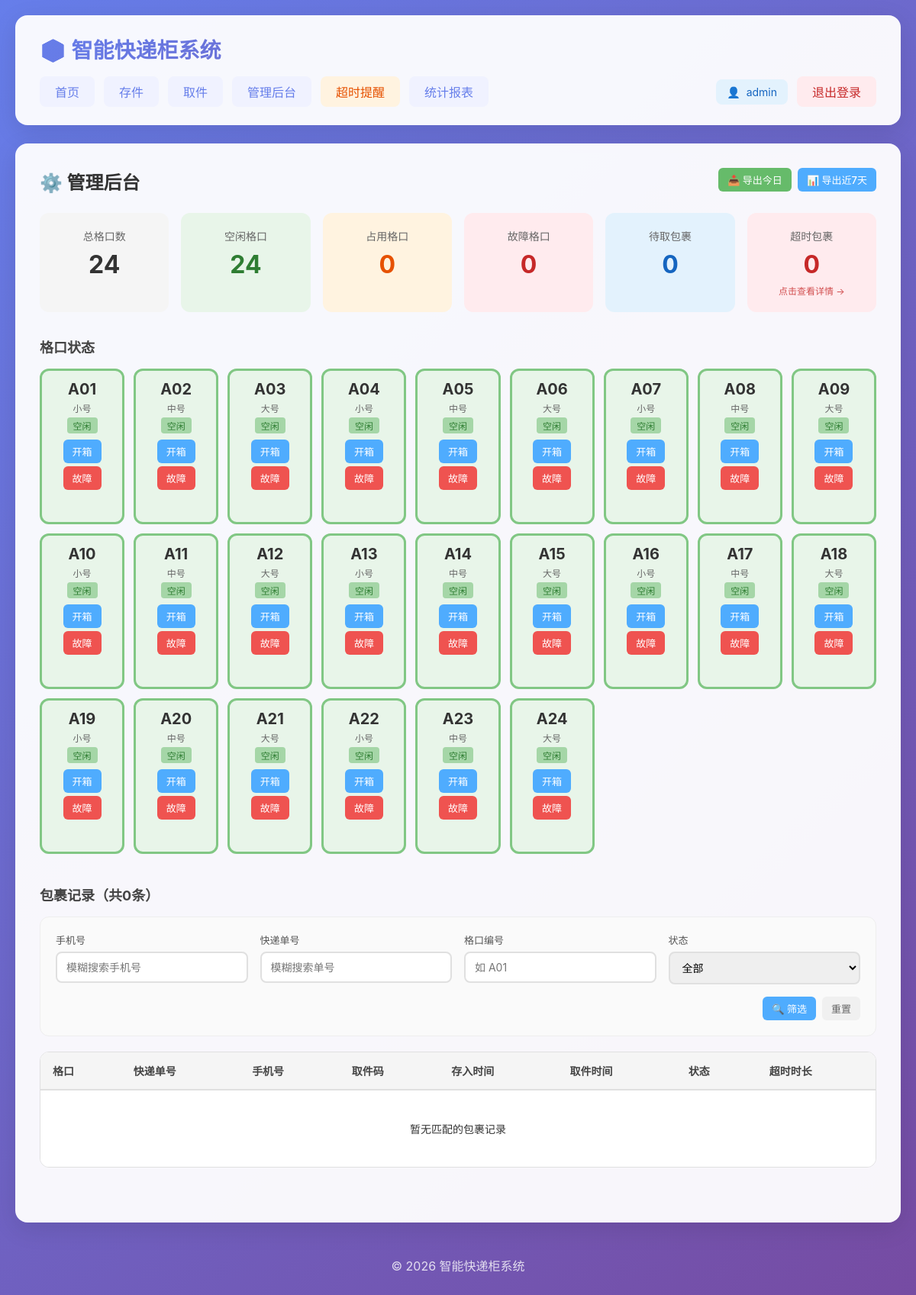
Page /admin (signed in) on the committed database.
### app.py (models this page shows)
class Locker(db.Model):
    id = db.Column(db.Integer, primary_key=True)
    code = db.Column(db.String(20), unique=True, nullable=False)
    status = db.Column(db.String(20), default='idle')
    size = db.Column(db.String(10), default='medium')

### app.py (the view)
@app.route('/admin')
@admin_required
def admin():
    filter_phone = request.args.get('phone', '').strip()
    filter_tracking = request.args.get('tracking', '').strip()
    filter_locker = request.args.get('locker', '').strip()
    filter_status = request.args.get('status', '').strip()
    query = Package.query
    if filter_phone:
        query = query.filter(Package.phone.contains(filter_phone))
    if filter_tracking:
        query = query.filter(Package.tracking_no.contains(filter_tracking))
    if filter_locker:
        query = query.join(Locker).filter(Locker.code.contains(filter_locker))
    if filter_status:
        query = query.filter(Package.status == filter_status)
    packages = query.order_by(Package.stored_at.desc()).limit(200).all()
    lockers = Locker.query.all()
    now = datetime.now()
    for pkg in packages:
        if pkg.status == 'stored' and pkg.stored_at:
            elapsed_hours = (now - pkg.stored_at).total_seconds() / 3600
            pkg.overdue_hours = max(0, int(elapsed_hours - OVERDUE_HOURS))
        else:
            pkg.overdue_hours = 0
    for locker in lockers:
        locker.current_pkg = Package.query.filter_by(
            locker_id=locker.id, status='stored'
        ).first()
    stats = {
        'total_lockers': len(lockers),
        'idle_lockers': len([l for l in lockers if l.status == 'idle']),
        'occupied_lockers': len([l for l in lockers if l.status == 'occupied']),
        'fault_lockers': len([l for l in lockers if l.status == 'fault']),
        'stored_packages': Package.query.filter_by(status='stored').count(),
        'overdue_packages': sum(
            1 for p in Package.query.filter_by(status='stored').all()
            if (now - p.stored_at).total_seconds() > OVERDUE_HOURS * 3600
        )
    }
    return render_template('admin.html',
                         lockers=lockers,
                         packages=packages,
                         stats=stats,
                         now=now,
                         filter_phone=filter_phone,
                         filter_tracking=filter_tracking,
                         filter_locker=filter_locker,
                         filter_status=filter_status)

### app.py (called while the page is built)
def admin_required(f):
    @wraps(f)
    def decorated_function(*args, **kwargs):
        if 'admin_id' not in session:
            flash('请先登录管理员账号', 'error')
            return redirect(url_for('login', next=request.url))
        return f(*args, **kwargs)
    return decorated_function

### templates/admin.html (shortened to what this page needs)
{% extends 'base.html' %}
{% block content %}
<div class="admin-page">
    <div class="page-header">
        <h2>⚙️ 管理后台</h2>
        <div class="header-actions">
            <a href="{{ url_for('export_csv', range_type='today') }}" class="btn btn-small btn-green">📥 导出今日</a>
            <a href="{{ url_for('export_csv', range_type='7days') }}" class="btn btn-small btn-blue">📊 导出近7天</a>
        </div>
    </div>
    <div class="stats-cards">
        <div class="stat-card">
            <div class="stat-label">总格口数</div>
            <div class="stat-value">{{ stats.total_lockers }}</div>
        </div>
        <div class="stat-card stat-green">
            <div class="stat-label">空闲格口</div>
            <div class="stat-value">{{ stats.idle_lockers }}</div>
        </div>
        <div class="stat-card stat-orange">
            <div class="stat-label">占用格口</div>
            <div class="stat-value">{{ stats.occupied_lockers }}</div>
        </div>
        <div class="stat-card stat-red">
            <div class="stat-label">故障格口</div>
            <div class="stat-value">{{ stats.fault_lockers }}</div>
        </div>
        <div class="stat-card stat-blue">
            <div class="stat-label">待取包裹</div>
            <div class="stat-value">{{ stats.stored_packages }}</div>
        </div>
        <a href="{{ url_for('overdue_list') }}" class="stat-card stat-red stat-link">
            <div class="stat-label">超时包裹</div>
            <div class="stat-value">{{ stats.overdue_packages }}</div>
            <div class="stat-link-hint">点击查看详情 →</div>
        </a>
    </div>
    <section class="admin-section">
        <h3>格口状态</h3>
        <div class="locker-grid admin-locker-grid">
            {% for locker in lockers %}
            <div class="locker-item
                {% if locker.status == 'idle' %}locker-idle
                {% elif locker.status == 'occupied' %}locker-occupied
                {% else %}locker-fault{% endif %}"
                data-locker-id="{{ locker.id }}"
                data-locker-code="{{ locker.code }}">
                <div class="locker-code">{{ locker.code }}</div>
                <div class="locker-size">
                    {% if locker.size == 'small' %}小号
                    {% elif locker.size == 'medium' %}中号
                    {% else %}大号{% endif %}
                </div>
                <div class="locker-status">
                    {% if locker.status == 'idle' %}空闲
                    {% elif locker.status == 'occupied' %}占用
                    {% else %}故障{% endif %}
                </div>
                <div class="locker-actions">
                    <button class="btn btn-small btn-blue" onclick="openLocker({{ locker.id }})">开箱</button>
                    <button class="btn btn-small {% if locker.status == 'fault' %}btn-green{% else %}btn-red{% endif %}"
                            onclick="toggleFault({{ locker.id }})">
                        {% if locker.status == 'fault' %}恢复{% else %}故障{% endif %}
                    </button>
                </div>
            </div>
            {% endfor %}
        </div>
    </section>
    <section class="admin-section">
        <div class="section-header">
            <h3>包裹记录（共{{ packages|length }}条）</h3>
        </div>
        <form method="GET" class="filter-form">
            <div class="filter-row">
                <div class="filter-item">
                    <label>手机号</label>
                    <input type="text" name="phone" placeholder="模糊搜索手机号" value="{{ filter_phone }}">
                </div>
                <div class="filter-item">
                    <label>快递单号</label>
                    <input type="text" name="tracking" placeholder="模糊搜索单号" value="{{ filter_tracking }}">
                </div>
                <div class="filter-item">
                    <label>格口编号</label>
                    <input type="text" name="locker" placeholder="如 A01" value="{{ filter_locker }}">
                </div>
                <div class="filter-item">
                    <label>状态</label>
                    <select name="status">
                        <option value="">全部</option>
                    </select>
                </div>
            </div>
            <div class="filter-actions">
                <button type="submit" class="btn btn-small btn-blue">🔍 筛选</button>
                <a href="{{ url_for('admin') }}" class="btn btn-small btn-secondary">重置</a>
            </div>
        </form>
        <div class="table-container">
            <table class="data-table">
                <thead>
                    <tr>
                        <th>格口</th>
                        <th>快递单号</th>
                        <th>手机号</th>
                        <th>取件码</th>
                        <th>存入时间</th>
                        <th>取件时间</th>
                        <th>状态</th>
                        <th>超时时长</th>
                    </tr>
                </thead>
                <tbody>
                    {% if packages %}
                    {% for pkg in packages %}
                    <tr class="{% if pkg.status == 'stored' and pkg.overdue_hours > 0 %}overdue-row{% endif %}">
                        <td>
                            {% if pkg.locker_id %}
                                {% set l = lockers | selectattr('id', 'equalto', pkg.locker_id) | list %}
                                {{ l[0].code if l else '-' }}
                            {% else %}-{% endif %}
                        </td>
                        <td>{{ pkg.tracking_no }}</td>
                        <td>{{ pkg.phone[:3] }}****{{ pkg.phone[-4:] }}</td>
                        <td>{{ pkg.pickup_code }}</td>
                        <td>{{ pkg.stored_at.strftime('%Y-%m-%d %H:%M') }}</td>
                        <td>{{ pkg.picked_at.strftime('%Y-%m-%d %H:%M') if pkg.picked_at else '-' }}</td>
                        <td>
                            <span class="status-badge
                                {% if pkg.status == 'stored' %}status-stored
                                {% else %}status-picked{% endif %}">
                                {% if pkg.status == 'stored' %}待取件{% else %}已取件{% endif %}
                            </span>
                        </td>
                        <td>
                            {% if pkg.status == 'stored' and pkg.overdue_hours > 0 %}
                            <span class="overdue-badge">超时 {{ pkg.overdue_hours }}h</span>
                            {% else %}
                            -
                            {% endif %}
                        </td>
                    </tr>
                    {% endfor %}
                    {% else %}
                    <tr>
                        <td colspan="8" class="empty-row">暂无匹配的包裹记录</td>
                    </tr>
                    {% endif %}
                </tbody>
            </table>
        </div>
    </section>
</div>
{% endblock %}

### static/css/style.css (style rules this page uses)
* { margin: 0; padding: 0; box-sizing: border-box; }
body { font-family: -apple-system, BlinkMacSystemFont, 'Segoe UI', 'PingFang SC', 'Hiragino Sans GB', 'Microsoft YaHei', sans-serif; background: linear-gradient(135deg, #667eea 0%, #764ba2 100%); min-height: 100vh; color: #333; }
h2 { margin-bottom: 24px; color: #333; }
h3 { margin-bottom: 16px; color: #444; font-size: 18px; }
.locker-grid { display: grid; grid-template-columns: repeat(auto-fill, minmax(100px, 1fr)); gap: 12px; }
.locker-item { padding: 16px 8px; border-radius: 12px; text-align: center; cursor: pointer; transition: all 0.3s; border: 3px solid transparent; background: #f5f5f5; display: flex; flex-direction: column; align-items: center; }
.locker-item.locker-idle { background: #e8f5e9; border-color: #81c784; }
.locker-code { font-size: 20px; font-weight: bold; margin-bottom: 4px; }
.locker-size { font-size: 12px; color: #666; }
.locker-status { font-size: 12px; margin-top: 4px; padding: 2px 8px; border-radius: 4px; display: inline-block; }
.locker-idle .locker-status { background: #a5d6a7; color: #2e7d32; }
.admin-locker-grid .locker-item { padding: 12px 8px; }
.locker-actions { display: flex; gap: 4px; margin-top: 8px; justify-content: center; flex-wrap: wrap; }
.btn { padding: 12px 32px; border: none; border-radius: 8px; font-size: 16px; font-weight: 500; cursor: pointer; transition: all 0.3s; text-decoration: none; display: inline-block; text-align: center; font-family: inherit; }
.btn-secondary { background: #f0f0f0; color: #666; }
.btn-small { padding: 6px 12px; font-size: 13px; border-radius: 6px; width: auto; }
.btn-blue { background: #4facfe; color: white; }
.btn-green { background: #66bb6a; color: white; }
.btn-red { background: #ef5350; color: white; }
.page-header { display: flex; justify-content: space-between; align-items: flex-start; flex-wrap: wrap; gap: 12px; margin-bottom: 24px; }
.page-header h2 { margin-bottom: 0; }
.header-actions { display: flex; gap: 8px; flex-wrap: wrap; }
.section-header { display: flex; justify-content: space-between; align-items: center; margin-bottom: 16px; flex-wrap: wrap; gap: 12px; }
.section-header h3 { margin-bottom: 0; }
.admin-section, .report-section { margin-bottom: 40px; }
.stats-cards { display: grid; grid-template-columns: repeat(auto-fit, minmax(150px, 1fr)); gap: 16px; margin-bottom: 32px; }
.stat-card { background: #f5f5f5; padding: 20px; border-radius: 12px; text-align: center; cursor: default; transition: transform 0.2s; }
.stat-card.stat-link { text-decoration: none; display: block; color: inherit; cursor: pointer; }
.stat-link-hint { font-size: 12px; color: #c62828; margin-top: 6px; opacity: 0.8; }
.stat-green { background: #e8f5e9; }
.stat-green .stat-value { color: #2e7d32; }
.stat-orange { background: #fff3e0; }
.stat-orange .stat-value { color: #e65100; }
.stat-red { background: #ffebee; }
.stat-red .stat-value { color: #c62828; }
.stat-blue { background: #e3f2fd; }
.stat-blue .stat-value { color: #1565c0; }
.stat-label { font-size: 14px; color: #666; margin-bottom: 8px; }
.stat-value { font-size: 32px; font-weight: bold; }
.filter-form { background: #fafafa; padding: 20px; border-radius: 12px; margin-bottom: 20px; border: 1px solid #eee; }
.filter-row { display: grid; grid-template-columns: repeat(auto-fit, minmax(200px, 1fr)); gap: 16px; margin-bottom: 16px; }
.filter-item label { display: block; margin-bottom: 6px; font-size: 13px; font-weight: 500; color: #555; }
.filter-item input, .filter-item select { width: 100%; padding: 10px 12px; border: 2px solid #e0e0e0; border-radius: 8px; font-size: 14px; transition: border-color 0.2s; font-family: inherit; }
.filter-actions { display: flex; gap: 8px; justify-content: flex-end; }
.table-container { overflow-x: auto; border-radius: 12px; border: 1px solid #e0e0e0; }
.data-table { width: 100%; border-collapse: collapse; background: white; font-size: 14px; }
.data-table thead { background: #f5f5f5; }
.data-table th { padding: 14px 16px; text-align: left; font-weight: 600; color: #444; border-bottom: 2px solid #e0e0e0; white-space: nowrap; }
.data-table td { padding: 12px 16px; border-bottom: 1px solid #f0f0f0; color: #333; vertical-align: middle; }
.data-table tbody tr:last-child td { border-bottom: none; }
.empty-row { text-align: center; color: #999; padding: 40px 20px !important; }

### rows in the picture
Locker: code "A01", size "小号", status "空闲"
Locker: code "A02", size "中号", status "空闲"
Locker: code "A03", size "大号", status "空闲"
Locker: code "A04", size "小号", status "空闲"
Locker: code "A05", size "中号", status "空闲"
Locker: code "A06", size "大号", status "空闲"
Locker: code "A07", size "小号", status "空闲"
Locker: code "A08", size "中号", status "空闲"
Locker: code "A09", size "大号", status "空闲"
Locker: code "A10", size "小号", status "空闲"
Locker: code "A11", size "中号", status "空闲"
Locker: code "A12", size "大号", status "空闲"
Locker: code "A13", size "小号", status "空闲"
Locker: code "A14", size "中号", status "空闲"
Locker: code "A15", size "大号", status "空闲"
Locker: code "A16", size "小号", status "空闲"
Locker: code "A17", size "中号", status "空闲"
Locker: code "A18", size "大号", status "空闲"
Locker: code "A19", size "小号", status "空闲"
Locker: code "A20", size "中号", status "空闲"
Locker: code "A21", size "大号", status "空闲"
Locker: code "A22", size "小号", status "空闲"
Locker: code "A23", size "中号", status "空闲"
Locker: code "A24", size "大号", status "空闲"

### other values in the picture
{{ session.get('admin_username') }} "admin"
{{ stats.total_lockers }} "24"
{{ stats.idle_lockers }} "24"
{{ stats.occupied_lockers }} "0"
{{ stats.fault_lockers }} "0"
{{ stats.stored_packages }} "0"
{{ stats.overdue_packages }} "0"
{{ packages|length }} "0"
